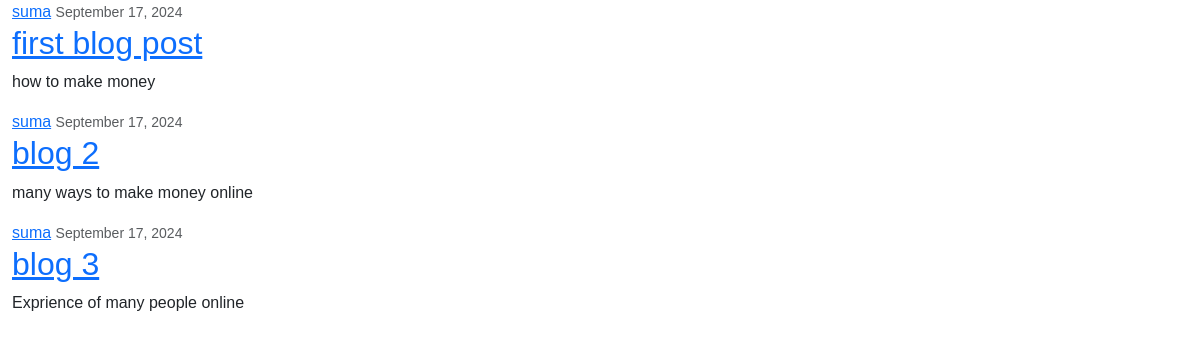
Screenshot of /blog/ with the database file from the repository.
### main/models.py (models this page shows, shortened)
class Post(models.Model):
    title = models.CharField(max_length=100)
    content = models.TextField()
    date_posted = models.DateTimeField(default=timezone.now)
    author = models.ForeignKey(User, on_delete=models.CASCADE)

### main/views.py (the view)
# urls.py: path('blog/', views.blog, name='blog-page'),
def blog(request):
    context = {
        'posts': Post.objects.all(),
    }
    return render(request, "blog.html", context)

### main/templates/blog.html (shortened to what this page needs)
<!DOCTYPE html>
<html lang="en">
  <head>
    <link
      href="https://cdn.jsdelivr.net/npm/bootstrap@5.3.3/dist/css/bootstrap.min.css"
      rel="stylesheet"
    />
    <link rel="stylesheet" href="../static/main/css/main.css">
  </head>
  <body>
    <div class="container-fluid">
      {% for post in posts %}
      <article class="media content-section">
        <div class="media-body">
          <div class="article-metadata">
            <a class="mr-2" href="#">{{ post.author }}</a>
              <small class="text-muted">{{ post.date_posted|date:"F d, Y" }}</small>
            </div>
            <h2><a class="article-title" href="#">{{ post.title }}</a></h2>
            <p class="article-content">{{ post.content }}</p>
          </div>
        </article>
        {% endfor %}
      </div>
  </body>
</html>

### main/static/main/css/main.css (style rules this page uses)
* { margin: 0; padding: 0; box-sizing: border-box; font-family: "Poppins", sans-serif; }
* { margin: 0; padding: 0; box-sizing: border-box; }
body, html { height: 100%; font-family: "Arial", sans-serif; }

### rows the page displays
Post: author "suma", date_posted "September 17, 2024", title "first blog post", content "how to make money"
Post: author "suma", date_posted "September 17, 2024", title "blog 2", content "many ways to make money online"
Post: author "suma", date_posted "September 17, 2024", title "blog 3", content "Exprience of many people online"
